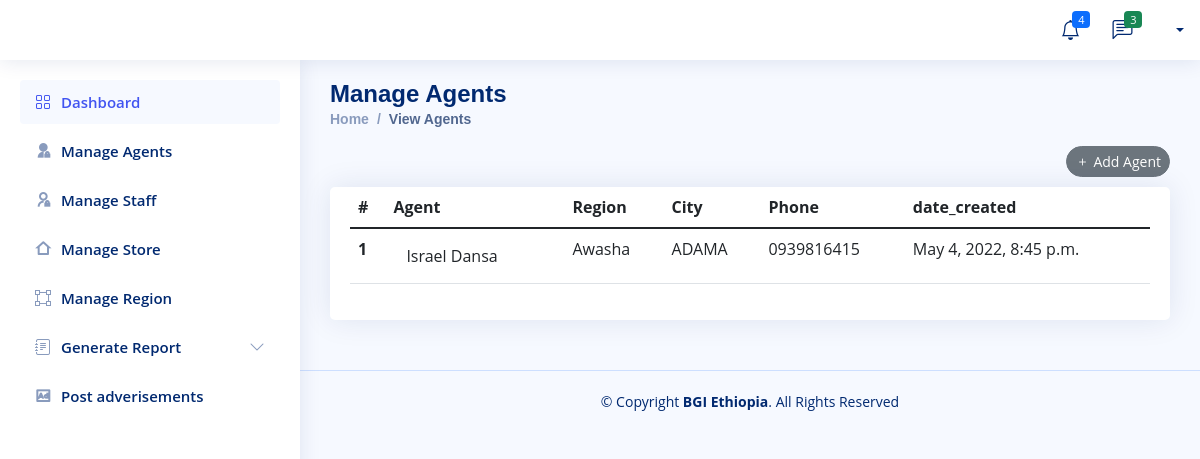
The page /BGI/agent-view/ on the database its author committed.
### Company/models.py (models this page shows, shortened)
class Agent(models.Model):
    user=models.OneToOneField(User,null=True, on_delete=models.CASCADE)
    Full_Name=models.CharField(max_length=300, null=True)
    phone1 = models.CharField(max_length=200, null=True)
    phone2 = models.CharField(max_length=200, null=True)
    facebook = models.CharField(max_length=200, null=True)
    telegram = models.CharField(max_length=200, null=True)
    instagram = models.CharField(max_length=200, null=True)
    about = models.TextField(max_length=500, null=True)
    profile_pic=models.ImageField(null=True,blank=True, upload_to='Profile/')
    Region=models.OneToOneField(Region,null=True, on_delete=models.CASCADE)
    city = models.CharField(max_length=200, null=True)
    address = models.CharField(max_length=200, null=True)
    location = models.CharField(max_length=500, null=True)
    TIN_NO = models.CharField(max_length=500, null=True)
    License = models.FileField(null=True, blank=True, upload_to='License')
    agreement = models.FileField(null=True, blank=True, upload_to='Agreement')
    date_created = models.DateTimeField(auto_now_add=True, null=True)

class Region(models.Model):
    Region_Name=models.CharField(max_length=100,blank=True, null=True)
    Location = models.CharField(max_length=200, null=True)
    date_created = models.DateTimeField(auto_now_add=True, null=True)
    def __str__(self) -> str:
        return self.Region_Name

### Company/views.py (the view)
# urls.py: path('agent-view/',views.agent_view,name='agent-view'),
def agent_view(request):
    all_agent = Agent.objects.all()
    context = {
        'all_agent':all_agent,
    }
    return render(request,'Company/agents/agent-view.html',context)

### Templates/Company/agents/agent-view.html
{% extends 'Company/company-base.html' %}
{% block content %}
  <main id="main" class="main">
    <div class="pagetitle">
      <h1>Manage Agents</h1>
      <nav>
        <ol class="breadcrumb">
          <li class="breadcrumb-item"><a href="admin.html">Home</a></li>
          <li class="breadcrumb-item active">View Agents</li>
        </ol>
        <div class="text-end">
            <a href="{% url 'add-agent' %}" class="item-end">
                <button type="button" class="btn btn-sm rounded-pill btn-secondary"><i class="bi bi-plus me-1"></i>Add Agent</button>
              </a>
        </div>
      </nav>
    </div>
    <section class="section">
        <div class="row">
          <div class="col-lg-12">
            <div class="card">
              <div class="card-body">
                <table class="table datatable">
                  <thead>
                    <tr>
                      <th scope="col">#</th>
                      <th scope="col">Agent</th>
                      <th scope="col">Region</th>
                      <th scope="col">City</th>
                      <th scope="col">Phone</th>
                      <th scope="col">date_created</th>
                    </tr>
                  </thead>
                  <tbody>
                    {% for agent in all_agent %}
                    <tr>
                      <th scope="row">1</th>
                      <td><a href="{%  url 'agent-detail' agent.id  %}" class="btn">{{agent.Full_Name}}</a></td>
                      <td>{{agent.Region}}</td>
                      <td>{{agent.city}}</td>
                      <td>{{agent.phone1}}</td>
                      <td>{{agent.date_created}}</td>
                    </tr>
                    {% endfor %}
                  </tbody>
                </table>
              </div>
            </div>
          </div>
        </div>
      </section>
      </main>
{% endblock %}

### static/assets/css/style.css (style rules this page uses)
:root { scroll-behavior: smooth; }
body { font-family: "Open Sans", sans-serif; background: #f6f9ff; color: #444444; }
a { color: #4154f1; text-decoration: none; }
h1, h2, h3, h4, h5, h6 { font-family: "Nunito", sans-serif; }
#main { margin-top: 60px; padding: 20px 30px; transition: all 0.3s; }
.pagetitle { margin-bottom: 10px; }
.pagetitle h1 { font-size: 24px; margin-bottom: 0; font-weight: 600; color: #012970; }
.card { margin-bottom: 30px; border: none; border-radius: 5px; box-shadow: 0px 0 30px rgba(1, 41, 112, 0.1); }
.card-body { padding: 0 20px 20px 20px; }
.breadcrumb { font-size: 14px; font-family: "Nunito", sans-serif; color: #899bbd; font-weight: 600; }
.breadcrumb a { color: #899bbd; transition: 0.3s; }
.breadcrumb .breadcrumb-item::before { color: #899bbd; }
.breadcrumb .active { color: #51678f; font-weight: 600; }
@media (min-width: 1200px) { #main, #footer { margin-left: 300px; } }

### rows shown on the page
Agent: Full_Name "Israel Dansa", Region "Awasha", city "ADAMA", phone1 "0939816415", date_created "May 4, 2022, 8:45 p.m."
